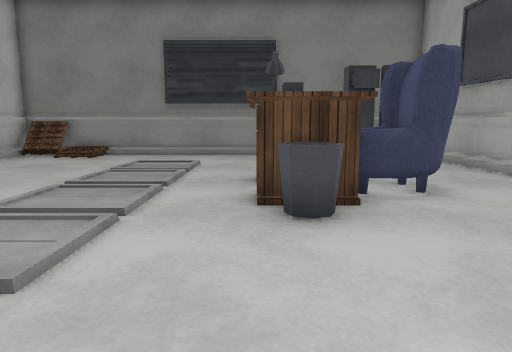
view 1 (above)

13 first-person views from a walk through a 3-D level made in the Unity game engine. The camera is 1.3 m above the floor, tilts 8° down and sees 70° across. Doors are open. The floor is counted in squares, 1 m on a side. Each view is taken from the middle of a square. On the plan, view 1 faces up. The plan holds only what a view shows up to about 15 squares ahead; the rest is blank. The player is left out. Some animated figures are left out. Surface patterns are stand-ins for the level's own textures.

view 2
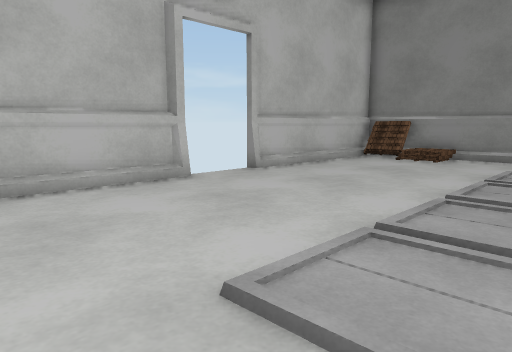

view 3
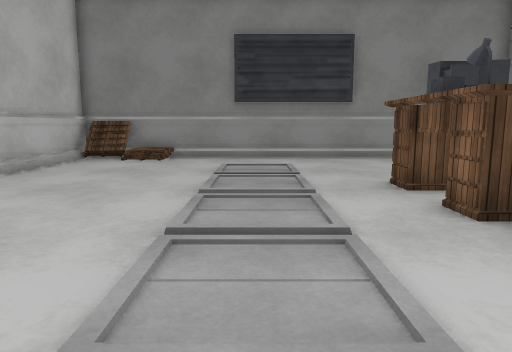

view 4
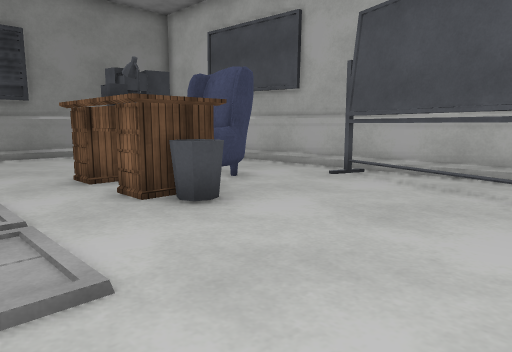

view 5
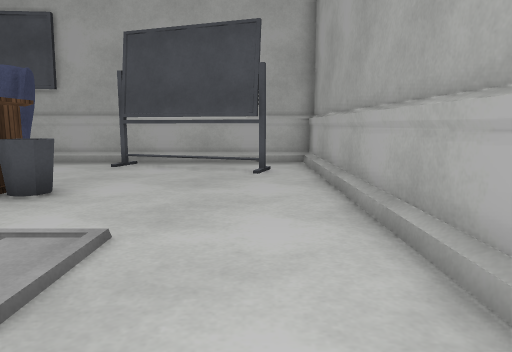

view 6
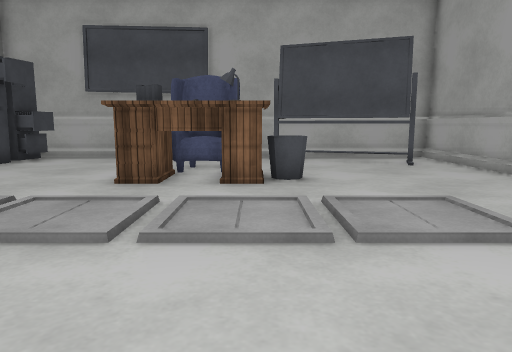

view 7
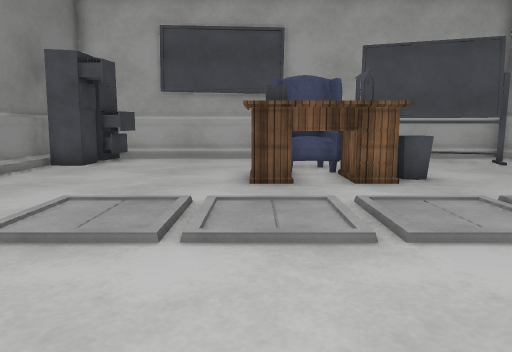

view 8
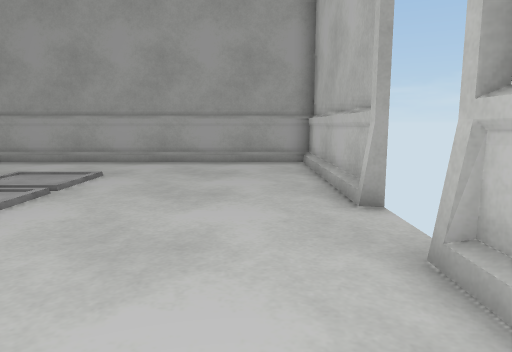

view 9
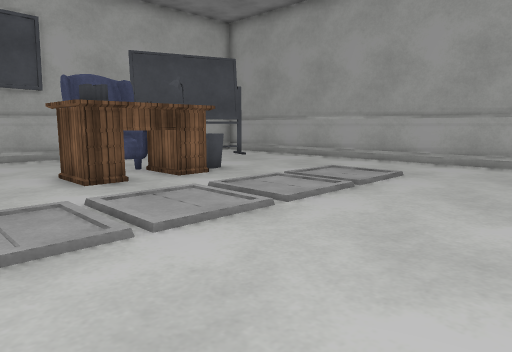

view 10
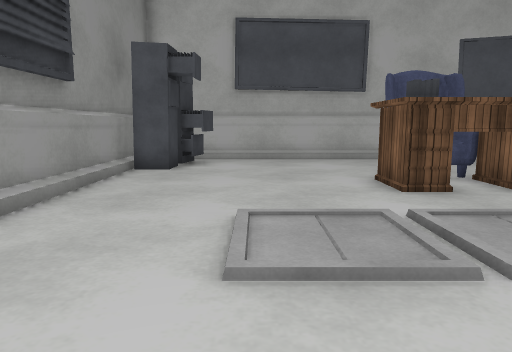

view 11
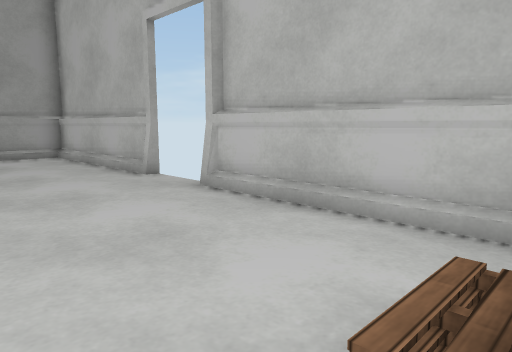

view 12
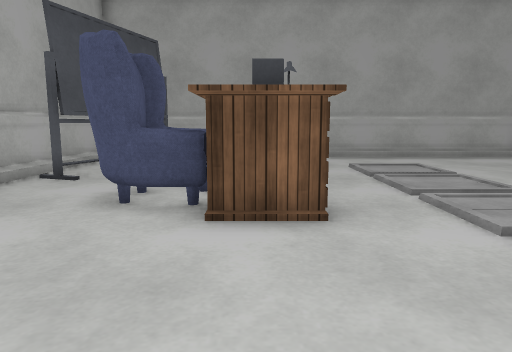

view 13
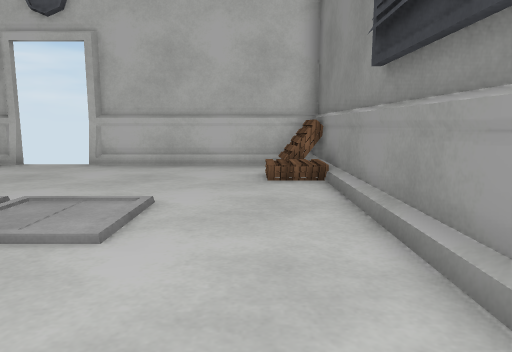

### Floor plan
Key: @ floor where view 1 was taken; # wall or solid block; x gap in a wall; . floor; D open door; = window, fence, low wall or low ledge; T thing the floor can be seen under or through; O other object.
Columns run from 10 left of view 1 to 7 right of it. Each row starts with its distance up from view 1.
 16 ################
 15 #OOO..........###
 14 #..............###
 13 #................#
 12 #................#
 11 #................#
 10 #................#
  9 #.........OOO....#
  8 D.........OOOOO..#
  7 D.........OOOOO..#
  6 x.........OOO....#
  5 #.........==.....#
  4 #..............T.#
  3 #..............T.#
  2 #.............T..#
  1 #.............T..#
  0 #.........@......#
 -1 ##################

Positions as (right, up) in squares from view 1, and headings:
1: (0, 0), facing up
2: (-2, 1), facing up-left
3: (-3, 1), facing up
4: (-3, 0), facing up-right
5: (-6, 1), facing right
6: (-8, 6), facing right
7: (-8, 9), facing right
8: (-8, 12), facing down
9: (-8, 12), facing down-right
10: (-7, 12), facing right
11: (-5, 15), facing down-left
12: (1, 14), facing down
13: (2, 14), facing left
